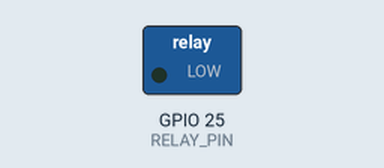
The sketch below on a simulated ESP32. Shown: switched loads named in the sketch (green lamp = pin HIGH). What the sketch prints to the serial monitor is not drawn.

Above: at 1.5 s.
At 4.5 s:
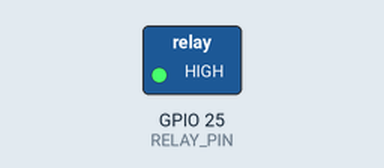
Timing chart, 0 to 7.8 s (numbered marks = the images above):
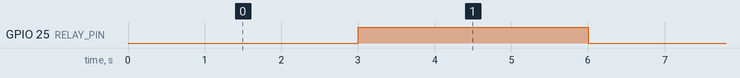

The sketch:

ventilateur.ino
```cpp
const int RELAY_PIN = 25;  // Broche connectée au relais (adaptez-la)
const int TEST_DURATION = 3000; // Durée du test en ms (3 secondes)

void setup() {
  Serial.begin(115200);
  pinMode(RELAY_PIN, OUTPUT);
  digitalWrite(RELAY_PIN, HIGH); // Désactive le ventilateur au démarrage (relais normalement ouvert)
  Serial.println("Test du ventilateur");
  Serial.println("---------------------");
}

void loop() {
  // Active le ventilateur
  Serial.println("🔵 Activation du ventilateur...");
  digitalWrite(RELAY_PIN, LOW); // RELAY ON (si votre relais est actif à LOW)
  delay(TEST_DURATION);

  // Désactive le ventilateur
  Serial.println("🔴 Désactivation du ventilateur...");
  digitalWrite(RELAY_PIN, HIGH); // RELAY OFF
  delay(3000); // Pause de 3 secondes avant le prochain cycle
}
```

Measured:
- by itself, GPIO 25 (RELAY_PIN): alternates HIGH for 3.0 s and LOW for 3.0 s
